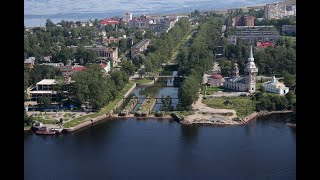
#> input picture city.jpg, 320 x 180 px
$ python work_img.py
#> lines starting #> are read from the running program, lines starting #| are printed output that depends on the picture; after the words box and inside, x2 and y2 are one past the last pixel; in counts of white or black regions, pixels touching at a corner belong together
import numpy as np
from PIL import Image

img = np.array(Image.open('city.jpg'))
#> img is the input picture: shape (180, 320, 3); mean R, G, B 66.6, 72, 77.2
print(img[0, 0])
#| [0 0 0]
imgR = img.copy()
# GB = 0,убираем все цвета, кроме красного, 0 - R,1 - G,2 - B
imgR[:, :, (1, 2)] = 0
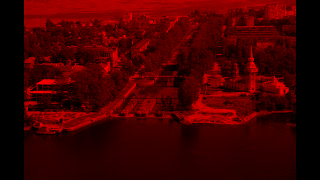
#> imgR: shape (180, 320, 3); mean R, G, B 66.6, 0, 0

img1 = Image.fromarray(imgR)
img1.save('R.png', format='PNG')

imgG = img.copy()
imgG[:, :, (0, 2)] = 0
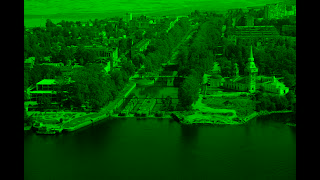
#> imgG: shape (180, 320, 3); mean R, G, B 0, 72, 0
img1 = Image.fromarray(imgG)
img1.save('G.png', format='PNG')

imgF = img.copy()
imgF[:, :, (1)] = 0
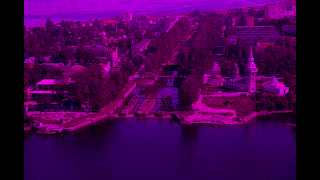
#> imgF: shape (180, 320, 3); mean R, G, B 66.6, 0, 77.2
img1 = Image.fromarray(imgF)
img1.save('F.png', format='PNG')

imgGRAY = img.copy()
imgGrayNew = np.mean(imgGRAY, axis=2).astype(np.uint8)
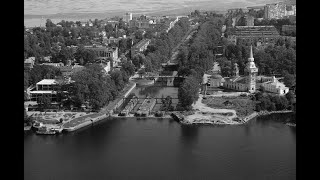
#> imgGrayNew: shape (180, 320); min 0, max 254, mean 71.7
img1 = Image.fromarray(imgGrayNew)
img1.save('Gray.png', format='PNG')

imgGB = img.copy()
imgGB[:160, :90, (0, 2)] = 0
imgGB[160:, 90:, (0, 1)] = 0
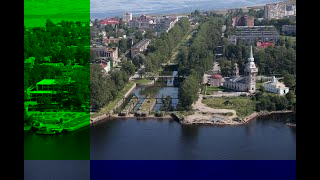
#> imgGB: shape (180, 320, 3); mean R, G, B 48.6, 68.3, 60.3
imgGB[:160, 90:, (1, 2)] = 0
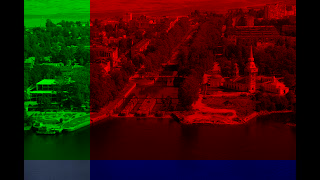
#> imgGB: shape (180, 320, 3); mean R, G, B 48.6, 17.3, 7.1
imgGB[160:, :90, (2)] = 0
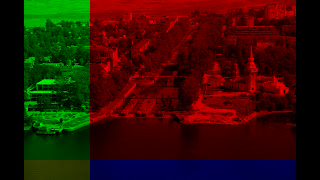
#> imgGB: shape (180, 320, 3); 2.43% of pixels changed, all inside (x1, y1, x2, y2) = (18, 160, 90, 180)
# gray_region = np.average(imgGB[320:, :213, :], axis=-1)
# imgGB[320:, :213, :] = np.stack([gray_region] * 3, axis=-1)
img1 = Image.fromarray(imgGB)
img1.save('GB.png', format='PNG')
